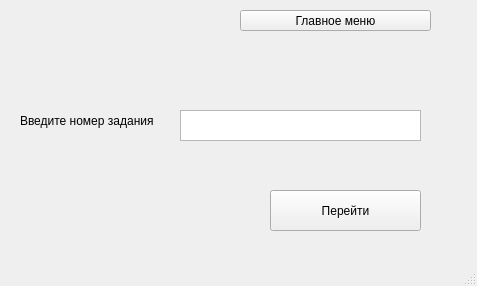
<?xml version="1.0" encoding="UTF-8"?>
<ui version="4.0">
 <class>SecondWindow</class>
 <widget class="QMainWindow" name="SecondWindow">
  <property name="geometry">
   <rect>
    <x>0</x>
    <y>0</y>
    <width>477</width>
    <height>286</height>
   </rect>
  </property>
  <property name="windowTitle">
   <string>MainWindow</string>
  </property>
  <widget class="QWidget" name="centralwidget">
   <widget class="QPushButton" name="pushButton">
    <property name="geometry">
     <rect>
      <x>270</x>
      <y>190</y>
      <width>151</width>
      <height>41</height>
     </rect>
    </property>
    <property name="text">
     <string>Перейти</string>
    </property>
   </widget>
   <widget class="QLabel" name="label">
    <property name="geometry">
     <rect>
      <x>20</x>
      <y>100</y>
      <width>141</width>
      <height>41</height>
     </rect>
    </property>
    <property name="text">
     <string>Введите номер задания</string>
    </property>
   </widget>
   <widget class="QTextEdit" name="textEdit">
    <property name="geometry">
     <rect>
      <x>180</x>
      <y>110</y>
      <width>241</width>
      <height>31</height>
     </rect>
    </property>
   </widget>
   <widget class="QPushButton" name="pushButton_2">
    <property name="geometry">
     <rect>
      <x>240</x>
      <y>10</y>
      <width>191</width>
      <height>21</height>
     </rect>
    </property>
    <property name="text">
     <string>Главное меню</string>
    </property>
   </widget>
  </widget>
  <widget class="QMenuBar" name="menubar">
   <property name="geometry">
    <rect>
     <x>0</x>
     <y>0</y>
     <width>477</width>
     <height>21</height>
    </rect>
   </property>
  </widget>
  <widget class="QStatusBar" name="statusbar"/>
 </widget>
 <resources/>
 <connections/>
</ui>
